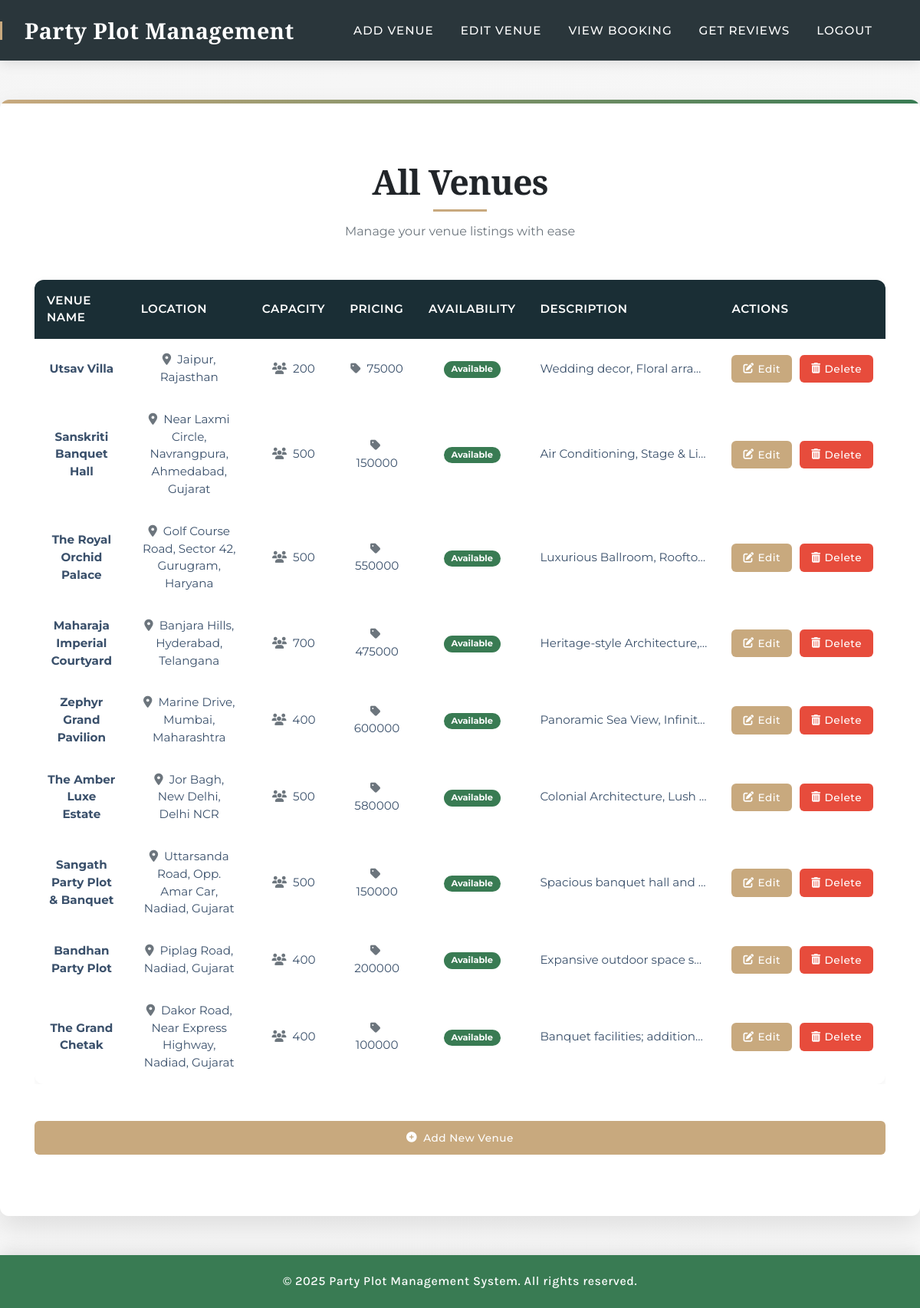
Screenshot of /all-venues/ with the database file from the repository.
### ppms_app/models.py (models this page shows, shortened)
class Venue(models.Model):
    AVAILABILITY_CHOICES = [
        ('yes', 'Yes'),
        ('no', 'No'),
    ]
    venue_name = models.CharField(max_length=200)
    location = models.CharField(max_length=200)
    capacity = models.PositiveIntegerField()
    amenities = models.TextField()
    pricing = models.CharField(max_length=100)
    availability = models.CharField(max_length=3, choices=AVAILABILITY_CHOICES)
    image = models.ImageField(upload_to='venue_images/', blank=True, null=True)

### ppms_app/views.py (the view)
# urls.py: path('all-venues/', views.all_venues, name='all_venues'),
def all_venues(request):
    venues = Venue.objects.all()
    return render(request, 'all_venues.html', {'venues': venues})

### templates/all_venues.html (shortened to what this page needs)
<!DOCTYPE html>
<html lang="en">
<head>
    <link href="https://cdnjs.cloudflare.com/ajax/libs/font-awesome/6.4.0/css/all.min.css" rel="stylesheet">
    <link href="https://stackpath.bootstrapcdn.com/bootstrap/4.5.2/css/bootstrap.min.css" rel="stylesheet">
</head>
<body>
    <header>
        <nav class="navbarr">
            <a class="navbarr-brand" href="{% url 'index1' %}">Party Plot Management</a>
            <ul class="navbarr-nav">
                <li class="navv-item">
                    <a class="navv-link" href="/add_venue.html">Add Venue</a>
                </li>
                <li class="navv-item">
                    <a class="navv-link" href="/all-venues">Edit Venue</a>
                </li>
                <li class="navv-item">
                    <a class="navv-link" href="/view_booking.html">View Booking</a>
                </li>
                <li class="navv-item">
                    <a class="navv-link" href="/get_reviews.html">Get Reviews</a>
                </li>
                <li class="navv-item">
                    <a class="navv-link" href="{% url 'logout' %}">Logout</a>
                </li>
            </ul>
        </nav>
    </header>
    <main>
        <div class="container">
            <h1>All Venues</h1>
            <p class="text-muted">Manage your venue listings with ease</p>
            <div class="table-responsive">
                <table class="venue-table">
                    <thead>
                        <tr>
                            <th>Venue Name</th>
                            <th>Location</th>
                            <th>Capacity</th>
                            <th>Pricing</th>
                            <th>Availability</th>
                            <th>Description</th>
                            <th>Actions</th>
                        </tr>
                    </thead>
                    <tbody>
                        {% for venue in venues %}
                        <tr>
                            <td><strong>{{ venue.venue_name }}</strong></td>
                            <td><i class="fas fa-map-marker-alt text-muted mr-1"></i> {{ venue.location }}</td>
                            <td><i class="fas fa-users text-muted mr-1"></i> {{ venue.capacity }}</td>
                            <td><i class="fas fa-tag text-muted mr-1"></i> {{ venue.pricing }}</td>
                            <td>
                                {% if venue.availability == 'yes' %}
                                    <span class="badge badge-success" style="background-color: var(--green); padding: 5px 10px; border-radius: 30px;">Available</span>
                                {% else %}
                                    <span class="badge badge-danger" style="background-color: #e74c3c; padding: 5px 10px; border-radius: 30px;">Not Available</span>
                                {% endif %}
                            </td>
                            <td class="description-cell" title="{{ venue.amenities }}">{{ venue.amenities }}</td>
                            <td>
                                <div class="action-btns">
                                    <form method="post" action="{% url 'edit_venue' %}">
                                        <button type="submit" class="btn-edit">
                                            <i class="fas fa-edit btn-icon"></i> Edit
                                        </button>
                                    </form>
                                    <form method="post" action="{% url 'delete_venue' %}">
                                        <button type="submit" class="btn-delete">
                                            <i class="fas fa-trash-alt btn-icon"></i> Delete
                                        </button>
                                    </form>
                                </div>
                            </td>
                        </tr>
                        {% endfor %}
                    </tbody>
                </table>
            </div>
            <div class="mt-5">
                <a href="/add_venue.html" class="btn-edit" style="text-decoration: none; padding: 12px 25px;">
                    <i class="fas fa-plus-circle mr-2"></i> Add New Venue
                </a>
            </div>
        </div>
    </main>
    <footer>
        <p>&copy; 2025 Party Plot Management System. All rights reserved.</p>
    </footer>
</body>
</html>

### templates/all_venues.html (style rules this page uses)
:root { --primary: #1a2e35; --secondary: #3a506b; --accent: #c8a97e; --light: #f8f9fa; --dark: #212529; --gold: #d4af37; --green: #397B53; }
body { font-family: 'Montserrat', sans-serif; background-color: #f9f9f9; background-image: linear-gradient(to bottom right, rgba(245, 245, 245, 0.9), rgba(248, 248, 248, 0.95)), url('/api/placeholder/1920/1080'); background-attachment: fixed; background-size: cover; margin: 0; padding: 0; color: var(--dark); min-height: 100vh; position: relative; padding-bottom: 80px; display: flex; flex-direction: column; align-items: center; }
h1, h2, h3, h4, h5, h6 { font-family: 'Playfair Display', serif; font-weight: 600; letter-spacing: -0.02em; }
h1 { font-size: 2.8rem; margin-bottom: 1.5rem; position: relative; display: inline-block; }
h1::after { content: ''; position: absolute; width: 70px; height: 3px; background-color: var(--accent); bottom: -12px; left: 50%; transform: translateX(-50%); }
p { line-height: 1.8; }
.navbarr { background-color: rgba(38, 50, 56, 0.98); color: white; padding: 18px 0; box-shadow: 0 4px 15px rgba(0, 0, 0, 0.1); transition: all 0.4s ease; display: flex; justify-content: space-between; align-items: center; position: fixed; top: 0; left: 0; width: 100%; z-index: 1000; }
.navbarr-brand { font-family: 'Playfair Display', serif; font-size: 1.8rem; font-weight: 700; text-decoration: none; color: white; letter-spacing: 0.5px; padding-left: 2rem; position: relative; }
.navbarr-brand::before { content: ''; position: absolute; left: 0; top: 50%; transform: translateY(-50%); width: 3px; height: 24px; background-color: var(--accent); }
.navbarr-nav { list-style: none; margin: 0; padding: 0; display: flex; flex-grow: 1; justify-content: flex-end; padding-right: 2rem; }
.navv-item { margin-right: 25px; position: relative; }
.navv-link { text-decoration: none; color: white; font-size: 0.95rem; font-weight: 500; text-transform: uppercase; letter-spacing: 1px; padding: 10px 5px; transition: all 0.3s ease; position: relative; }
.navv-link::after { content: ''; position: absolute; width: 0; height: 2px; bottom: 0; left: 0; background-color: var(--accent); transition: width 0.3s ease; }
main { padding: 80px 30px; text-align: center; background-color: rgba(255, 255, 255, 0.95); border-radius: 12px; box-shadow: 0 15px 35px rgba(0, 0, 0, 0.1); max-width: 1200px; margin: 130px auto 40px auto; position: relative; overflow: hidden; width: 100%; }
main::before { content: ''; position: absolute; top: 0; left: 0; width: 100%; height: 5px; background: linear-gradient(to right, var(--accent), var(--green)); }
.venue-table { width: 100%; border-collapse: separate; border-spacing: 0; margin-top: 2rem; box-shadow: 0 5px 15px rgba(0, 0, 0, 0.05); border-radius: 12px; overflow: hidden; }
.venue-table thead th { background-color: var(--primary); color: white; padding: 1rem; font-weight: 600; font-family: 'Montserrat', sans-serif; font-size: 0.95rem; letter-spacing: 0.5px; text-transform: uppercase; border: none; text-align: left; }
.venue-table tbody tr { border-bottom: 1px solid rgba(0, 0, 0, 0.05); transition: background-color 0.3s ease; }
.venue-table tbody tr:last-child { border-bottom: none; }
.venue-table tbody td { padding: 1rem; color: var(--secondary); font-size: 0.95rem; vertical-align: middle; border-top: none; }
.action-btns { display: flex; gap: 10px; justify-content: center; }
.btn-edit, .btn-delete { padding: 8px 15px; border-radius: 6px; font-size: 0.85rem; font-weight: 500; letter-spacing: 0.5px; transition: all 0.3s ease; display: flex; align-items: center; justify-content: center; border: none; cursor: pointer; }
.btn-edit { background-color: var(--accent); color: white; }
.btn-delete { background-color: #e74c3c; color: white; }
.btn-icon { margin-right: 5px; font-size: 0.85rem; }
footer { background-color: var(--green); padding: 20px; color: #fff; text-align: center; position: fixed; bottom: 0; left: 0; width: 100%; box-shadow: 0 -5px 20px rgba(0, 0, 0, 0.1); }
footer p { margin: 0; font-weight: 500; letter-spacing: 0.5px; font-family: 'Karla', sans-serif; }
h1, main p, .container { animation: fadeIn 0.8s ease-out forwards; }
main p { animation-delay: 0.2s; }
.container { animation-delay: 0.4s; }
.description-cell { max-width: 250px; white-space: nowrap; overflow: hidden; text-overflow: ellipsis; }
.navv-link, .navv-link:link, .navv-link:visited, .navv-link:hover, .navv-link:active, .navv-link:focus { text-decoration: none !important; }

### rows the page displays
Venue: venue_name "Utsav Villa", location "Jaipur, Rajasthan", capacity "200", pricing "75000", availability "Available", amenities "Wedding decor, Floral arra…"
Venue: venue_name "Sanskriti Banquet Hall", location "Near Laxmi Circle, Navrangpura, Ahmedabad, Gujarat", capacity "500", pricing "150000", availability "Available", amenities "Air Conditioning, Stage & Li…"
Venue: venue_name "The Royal Orchid Palace", location "Golf Course Road, Sector 42, Gurugram, Haryana", capacity "500", pricing "550000", availability "Available", amenities "Luxurious Ballroom, Roofto…"
Venue: venue_name "Maharaja Imperial Courtyard", location "Banjara Hills, Hyderabad, Telangana", capacity "700", pricing "475000", availability "Available", amenities "Heritage-style Architecture,…"
Venue: venue_name "Zephyr Grand Pavilion", location "Marine Drive, Mumbai, Maharashtra", capacity "400", pricing "600000", availability "Available", amenities "Panoramic Sea View, Infinit…"
Venue: venue_name "The Amber Luxe Estate", location "Jor Bagh, New Delhi, Delhi NCR", capacity "500", pricing "580000", availability "Available", amenities "Colonial Architecture, Lush…"
Venue: venue_name "Sangath Party Plot & Banquet", location "Uttarsanda Road, Opp. Amar Car, Nadiad, Gujarat", capacity "500", pricing "150000", availability "Available", amenities "Spacious banquet hall and…"
Venue: venue_name "Bandhan Party Plot", location "Piplag Road, Nadiad, Gujarat", capacity "400", pricing "200000", availability "Available", amenities "Expansive outdoor space s…"
Venue: venue_name "The Grand Chetak", location "Dakor Road, Near Express Highway, Nadiad, Gujarat", capacity "400", pricing "100000", availability "Available", amenities "Banquet facilities; addition…"
